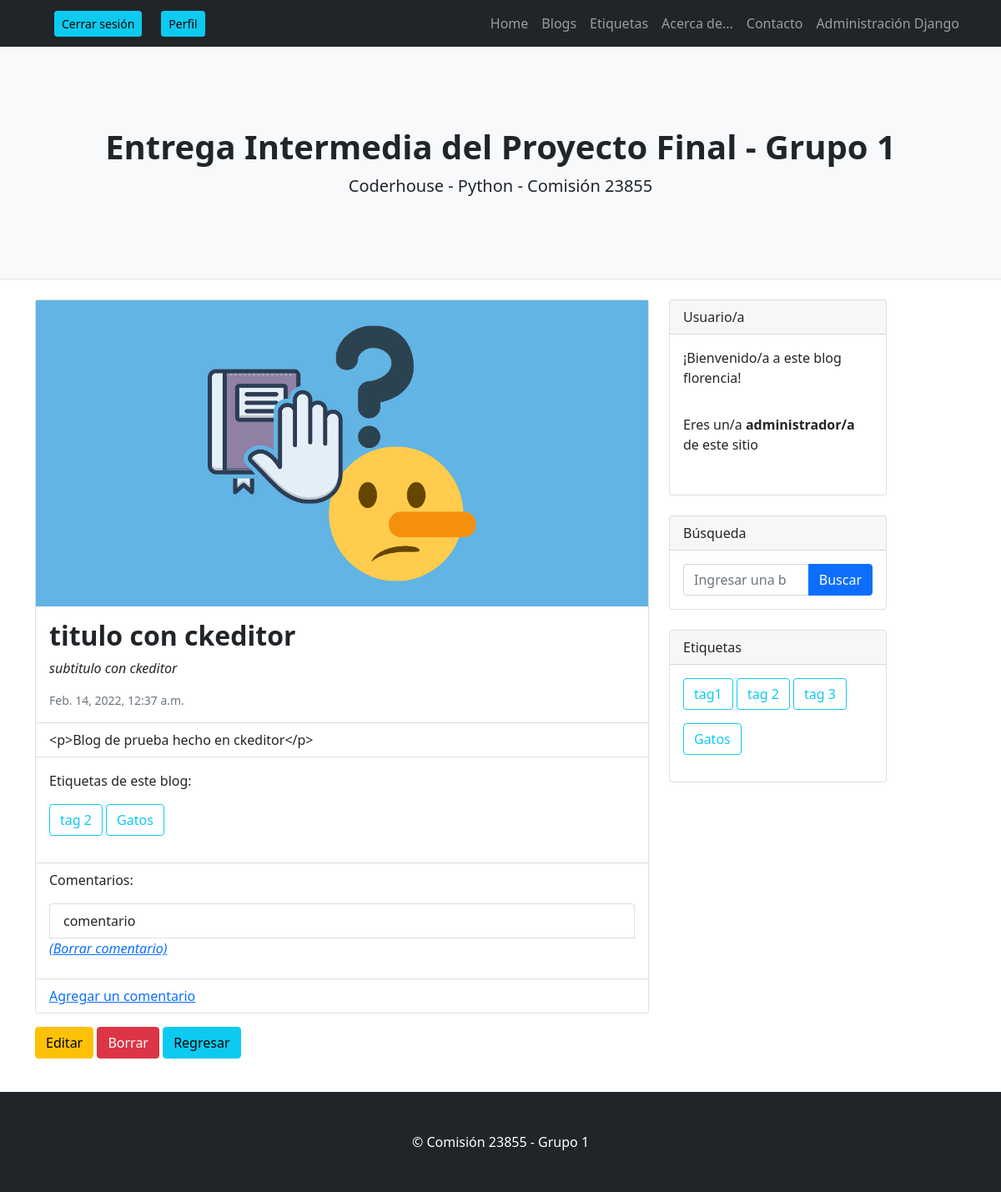
The app's page /AppProyecto1/detalle/15/ (signed in), older data.
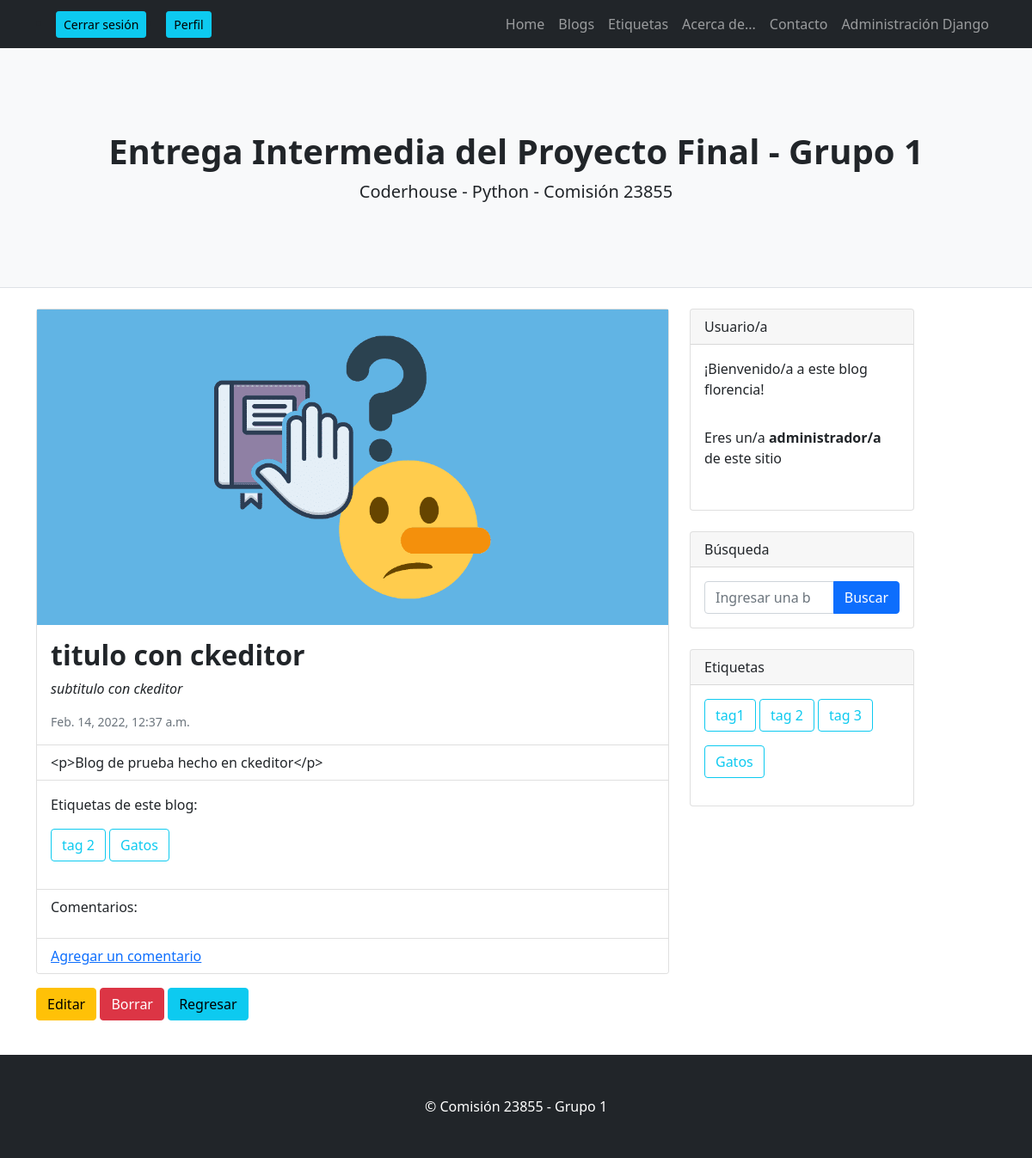
The same page, newer data.
### AppProyecto1/models.py (models this page shows, shortened)
class Tag(models.Model):
    name=models.CharField(max_length=40)

class Comment(models.Model):
    text=models.TextField()
    blog=models.ForeignKey(Blog,on_delete=models.CASCADE)

### AppProyecto1/views.py (the view)
# urls.py: path("detalle/<pk>/",views.BlogDetalle.as_view(), name= 'BlogDetail'),
@method_decorator(login_required, name='dispatch')
class BlogDetalle (DetailView):
    model = Blog
    template_name = "AppProyecto1/blog_detalle.html"
    def get_context_data(self, **kwargs): # Función para invocar tags
        context = super(BlogDetalle, self).get_context_data(**kwargs)
        context['tags'] = Tag.objects.all()
        context['blogtags'] = Tag.objects.filter(blog=self.get_object())
        context['blogcomments'] = Comment.objects.filter(blog=self.get_object())
        return context

### AppProyecto1/templatetags/group.py (called while the page is built)
@register.filter
def has_group(user, group_name):
    return user.groups.filter(name='Admin').exists()

### AppProyecto1/templates/AppProyecto1/blog_detalle.html (shortened to what this page needs)
{% extends 'AppProyecto1/padre.html' %}
{% load static %}
{% load group %}
{% block contenidoQueCambia %}
<div class="card">
    {% if blog.imagen %}
    <img src="{{blog.imagen.url}}" />
    {% else %}
    <img src="https://dummyimage.com/1400x700/505050/ffffff.jpg&text=(imagen+de+blog)" class="card-img-top" alt="...">
    {% endif %}
        <div class="card-body">
        <h5 class="card-title fw-bold fs-2">{{blog.title}}</h5>
        <p class="card-text fst-italic">{{blog.subtitle}}</p>
        <div class="small text-muted">{{blog.fechaCreacion}}</div>
    </div>
    <ul class="list-group list-group-flush">
            <li class="list-group-item">{{blog.body}}</li>
    </ul>
    <div class="card-body">
        <p>Etiquetas de este blog:</p>
        {% for tag in blogtags %}
                <a class="btn btn-outline-info btn mb-3" href="{% url 'BlogTagLista' tag.id %}" role="button" text-nowrap>{{tag.name}}</a>
        {% endfor %}
    </div>
    <ul class="list-group list-group-flush">
        <li class="list-group-item">
            <p>Comentarios:</p>
            <ul class="list-group">
                {% for comment in blogcomments %}
                <li class="list-group-item">{{comment.text}}</li>
                {% if user|has_group:'Admin' %}
                <a href="{% url 'CommentDelete' comment.id %}"><i>(Borrar comentario)</i></a>
                {% endif %}
                </li><p></p>
            {% endfor %}
            </ul>
            <li class="list-group-item">
                <a href="{% url 'CommentNew' blog.id %}">Agregar un comentario</a>
            </li>
        </li>
    </ul>
</div>
    {% if user|has_group:'Admin' %}
    <a class="btn btn-warning mb-4" href="{% url 'BlogEdit' blog.id %}" role="button" mb-10> Editar </a>
    <a class="btn btn-danger mb-4" href="{% url 'BlogDelete' blog.id %}" role="button" mb-10> Borrar </a>
    <a class="btn btn-info mb-4" href="{% url 'BlogList' %}" role="button" mb-10> Regresar </a>
    {% else %}
    <a class="btn btn-info" href="{% url 'BlogList' %}" role="button" mb-10>Regresar</a>
    {% endif %}
{% endblock contenidoQueCambia %}

### AppProyecto1/templates/AppProyecto1/padre.html (shortened to what the changed rows need)
<!DOCTYPE html>
<html lang="en">
    <head>
        {% load static %}
        {% load group %}
        <link href="{% static 'AppProyecto1/css/styles.css' %}" rel="stylesheet" />
    </head>
    <body>
        <header class="py-5 bg-light border-bottom mb-4">
            <div class="container">
                <div class="text-center my-5">
                    <h1 class="fw-bolder">Entrega Intermedia del Proyecto Final - Grupo 1</h1>
                </div>
            </div>
        </header>
        <div class="container">
            <div class="row">
                <div class="col-lg-8">
                    {% block contenidoQueCambia %}
                    {% endblock contenidoQueCambia %}
                </div>
                <div class="col-lg-3">
                    {% if request.user.is_authenticated %}
                    <div class="card mb-4">
                        <div class="card-body">
                                {% for tag in tags %}
                                    <a class="btn btn-outline-info btn mb-3" href="{% url 'BlogTagLista' tag.id %}" role="button" text-nowrap>{{tag.name}}</a>
                                {% endfor %}
                        </div>
                    </div>
                    {% endif %}
                </div>
            </div>
        </div>
</body>
</html>

Row changes from the older to the newer data that the page shows:
removed Comment: text "comentario"
